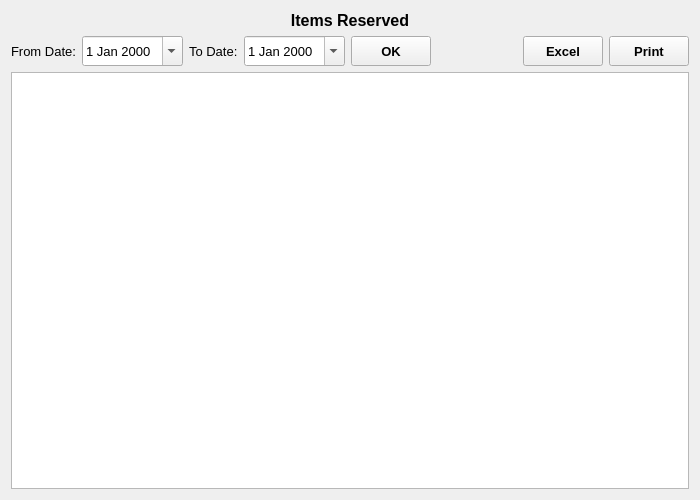
<?xml version="1.0" encoding="UTF-8"?>
<ui version="4.0">
 <class>ItemsReserved</class>
 <widget class="QWidget" name="ItemsReserved">
  <property name="geometry">
   <rect>
    <x>0</x>
    <y>0</y>
    <width>700</width>
    <height>500</height>
   </rect>
  </property>
  <property name="font">
   <font>
    <family>Microsoft YaHei UI</family>
    <pointsize>10</pointsize>
   </font>
  </property>
  <property name="windowTitle">
   <string>Form</string>
  </property>
  <layout class="QVBoxLayout" name="verticalLayout">
   <item>
    <widget class="QLabel" name="label">
     <property name="font">
      <font>
       <pointsize>12</pointsize>
       <weight>75</weight>
       <bold>true</bold>
      </font>
     </property>
     <property name="text">
      <string>Items Reserved</string>
     </property>
     <property name="alignment">
      <set>Qt::AlignCenter</set>
     </property>
    </widget>
   </item>
   <item>
    <layout class="QHBoxLayout" name="horizontalLayout" stretch="0,0,0,0,0,0,0,0">
     <item>
      <widget class="QLabel" name="fromDateLabel">
       <property name="text">
        <string>From Date:</string>
       </property>
      </widget>
     </item>
     <item>
      <widget class="QDateEdit" name="fromDateDateEdit">
       <property name="minimumSize">
        <size>
         <width>0</width>
         <height>30</height>
        </size>
       </property>
       <property name="calendarPopup">
        <bool>true</bool>
       </property>
      </widget>
     </item>
     <item>
      <widget class="QLabel" name="toDateLabel">
       <property name="text">
        <string>To Date:</string>
       </property>
      </widget>
     </item>
     <item>
      <widget class="QDateEdit" name="toDateDateEdit">
       <property name="minimumSize">
        <size>
         <width>0</width>
         <height>30</height>
        </size>
       </property>
       <property name="calendarPopup">
        <bool>true</bool>
       </property>
      </widget>
     </item>
     <item>
      <widget class="QToolButton" name="OKButton">
       <property name="minimumSize">
        <size>
         <width>80</width>
         <height>30</height>
        </size>
       </property>
       <property name="font">
        <font>
         <weight>75</weight>
         <bold>true</bold>
        </font>
       </property>
       <property name="text">
        <string>OK</string>
       </property>
      </widget>
     </item>
     <item>
      <spacer name="horizontalSpacer">
       <property name="orientation">
        <enum>Qt::Horizontal</enum>
       </property>
       <property name="sizeHint" stdset="0">
        <size>
         <width>40</width>
         <height>20</height>
        </size>
       </property>
      </spacer>
     </item>
     <item>
      <widget class="QToolButton" name="excelButton">
       <property name="minimumSize">
        <size>
         <width>80</width>
         <height>30</height>
        </size>
       </property>
       <property name="font">
        <font>
         <weight>75</weight>
         <bold>true</bold>
        </font>
       </property>
       <property name="text">
        <string>Excel</string>
       </property>
      </widget>
     </item>
     <item>
      <widget class="QToolButton" name="printButton">
       <property name="minimumSize">
        <size>
         <width>80</width>
         <height>30</height>
        </size>
       </property>
       <property name="font">
        <font>
         <weight>75</weight>
         <bold>true</bold>
        </font>
       </property>
       <property name="text">
        <string>Print</string>
       </property>
      </widget>
     </item>
    </layout>
   </item>
   <item>
    <widget class="QTableView" name="tableView">
     <property name="font">
      <font>
       <pointsize>12</pointsize>
      </font>
     </property>
     <property name="alternatingRowColors">
      <bool>true</bool>
     </property>
    </widget>
   </item>
  </layout>
 </widget>
 <resources/>
 <connections/>
</ui>
